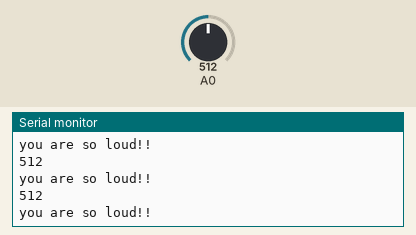
This sketch was run on a simulated Arduino Uno, built with avr-gcc and run on an emulated ATmega328P. Shown: the last lines printed to the serial monitor. Inputs (shaded band) come from the test bench; at power-on: A0 = 512.

Above: at 1.2 s.
1.3 s: A0 set to 109
At 1.31 s:
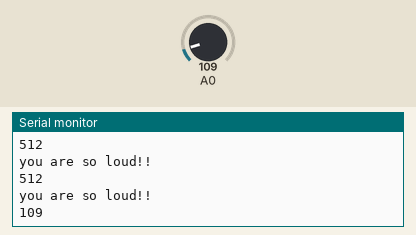
2.8 s: A0 set to 95
At 2.82 s:
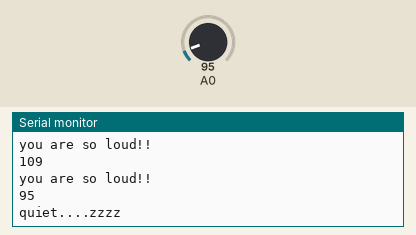
Timing chart, 0 to 5.8 s (numbered marks = the images above; inputs shaded):
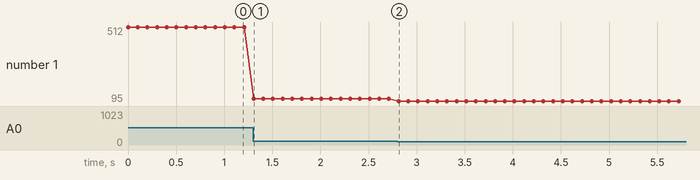

The sketch:

sketch_microphone.ino
```cpp
void setup() {
  // 8번핀으로 사운드 데이터 읽기
  pinMode(8,INPUT);
  Serial.begin(9600);
}

void loop() {
  //
  //int soundDetectValue = digitalRead(8);
  int soundDetectValue = analogRead(0);
  if(soundDetectValue >100){
      Serial.println(soundDetectValue);
      Serial.println("you are so loud!!");
    }else{
      Serial.println(soundDetectValue);
      Serial.println("quiet....zzzz");
    }
  delay(100);

}
```

Measured:
- the behaviour switches between 101 and 100 on A0 (found by bisection; images 1 and 2)
- after the input at 1.3 s, the serial monitor: prints a new line at once (image 1)
- after the input at 2.8 s, the serial monitor: prints a new line at once (image 2)
- plotted number 1: 512 → 109 after the input at 1.3 s, 109 → 95 after the input at 2.8 s
